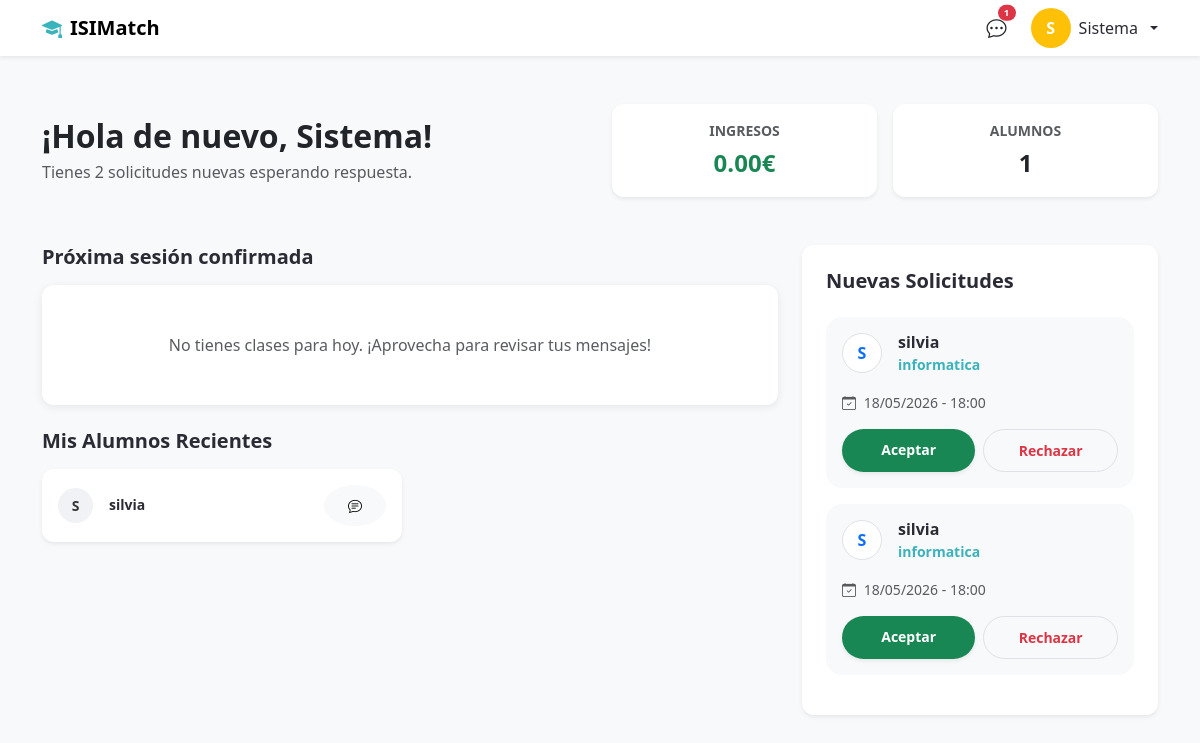
/VIEWS/dashboard-profesor.php (signed in), run on the app's committed database.
### tables this page shows
CREATE TABLE `usuarios` (
  `id` int(11) NOT NULL,
  `nombre` varchar(50) NOT NULL,
  `apellidos` varchar(50) NOT NULL,
  `email` varchar(100) NOT NULL,
  `password_hash` varchar(255) NOT NULL,
  `telefono` varchar(20) DEFAULT NULL,
  `rol` enum('alumno','profesor') NOT NULL,
  `anio_nacimiento` int(11) DEFAULT NULL,
  `fecha_registro` timestamp NOT NULL DEFAULT current_timestamp()
);

CREATE TABLE `clases` (
  `id` int(11) NOT NULL,
  `profesor_id` int(11) NOT NULL,
  `alumno_id` int(11) NOT NULL,
  `materia_nombre_manual` varchar(100) NOT NULL,
  `fecha_hora` datetime NOT NULL,
  `duracion_minutos` int(11) DEFAULT 60,
  `precio_total` decimal(10,2) DEFAULT NULL,
  `estado` enum('pendiente','aceptada','rechazada','completada') DEFAULT 'pendiente',
  `link_aula` varchar(255) DEFAULT NULL,
  `fecha_creacion` timestamp NOT NULL DEFAULT current_timestamp()
);

### VIEWS/dashboard-profesor.php (the view, shortened to what this page needs)
<?php
include '../PHP/conexion.php';
$profesor_id = $_SESSION['usuario_id'];
$sql_proxima = "SELECT c.*, u.nombre, u.apellidos
                FROM clases c
                JOIN usuarios u ON c.alumno_id = u.id
                WHERE c.profesor_id = '$profesor_id' AND c.estado = 'aceptada' AND c.fecha_hora > NOW()
                ORDER BY c.fecha_hora ASC LIMIT 1";
$res_proxima = $conn->query($sql_proxima);
$proxima = $res_proxima->fetch_assoc();
$sql_pendientes = "SELECT c.*, u.nombre, u.apellidos
                   FROM clases c
                   JOIN usuarios u ON c.alumno_id = u.id
                   WHERE c.profesor_id = '$profesor_id' AND c.estado = 'pendiente'
                   ORDER BY c.fecha_hora ASC";
$res_pendientes = $conn->query($sql_pendientes);
$sql_stats = "SELECT
                (SELECT SUM(precio_total) FROM clases WHERE profesor_id = '$profesor_id' AND estado = 'completada') as ingresos,
                (SELECT COUNT(DISTINCT alumno_id) FROM clases WHERE profesor_id = '$profesor_id') as alumnos,
                (SELECT COUNT(*) FROM mensajes WHERE destinatario_id = '$profesor_id' AND leido = 0) as msjs_nuevos";
$res_stats = $conn->query($sql_stats);
$stats = $res_stats->fetch_assoc();
$sql_alumnos = "SELECT DISTINCT u.id, u.nombre, u.apellidos
                FROM usuarios u
                JOIN clases c ON u.id = c.alumno_id
                WHERE c.profesor_id = '$profesor_id'
                ORDER BY c.fecha_hora DESC LIMIT 4";
$res_alumnos = $conn->query($sql_alumnos);
$nombre_usuario = htmlspecialchars($_SESSION['nombre']);
$inicial = strtoupper(substr($nombre_usuario, 0, 1));
?>
<!doctype html>
<html lang="es">
<head>
    <link href="https://cdn.jsdelivr.net/npm/bootstrap@5.3.0/dist/css/bootstrap.min.css" rel="stylesheet" />
    <link href="https://cdn.jsdelivr.net/npm/bootstrap-icons@1.10.0/font/bootstrap-icons.css" rel="stylesheet" />
    <link rel="stylesheet" href="../CSS/style.css" />
</head>
<body class="bg-light">
    <nav class="navbar navbar-expand-lg bg-white shadow-sm sticky-top">
      <div class="container">
        <a class="navbar-brand fw-bold d-flex align-items-center gap-2" href="../index.php">
          <i class="bi bi-mortarboard-fill text-primary-custom"></i> ISIMatch
        </a>
        <div class="ms-auto d-flex align-items-center gap-3">
            <a href="mensajes.php" class="text-dark position-relative me-2">
                <i class="bi bi-chat-dots fs-5"></i>
                <?php if($stats['msjs_nuevos'] > 0): ?>
                    <span class="position-absolute top-0 start-100 translate-middle badge rounded-pill bg-danger" style="font-size: 0.6rem;">
                        <?php echo $stats['msjs_nuevos']; ?>
                    </span>
                <?php endif; ?>
            </a>
            <div class="dropdown">
              <a class="nav-link dropdown-toggle d-flex align-items-center gap-2" href="#" role="button" data-bs-toggle="dropdown">
                <div class="rounded-circle bg-warning text-white d-flex align-items-center justify-content-center fw-bold" style="width:40px; height:40px;"><?php echo $inicial; ?></div>
                <span class="d-none d-md-inline"><?php echo $nombre_usuario; ?></span>
              </a>
            </div>
        </div>
      </div>
    </nav>
    <main class="container my-5">
      <header class="row g-4 align-items-center mb-5">
        <div class="col-md-6">
          <h2 class="fw-bold text-dark mb-1">¡Hola de nuevo, <?php echo $nombre_usuario; ?>!</h2>
          <p class="text-muted mb-0">Tienes <?php echo $res_pendientes->num_rows; ?> solicitudes nuevas esperando respuesta.</p>
        </div>
        <div class="col-md-6">
            <div class="row g-3">
                <div class="col-6">
                    <div class="card p-3 border-0 shadow-sm text-center rounded-4">
                        <small class="text-muted fw-bold d-block mb-1">INGRESOS</small>
                        <span class="fw-bold text-success fs-4"><?php echo number_format($stats['ingresos'] ?? 0, 2); ?>€</span>
                    </div>
                </div>
                <div class="col-6">
                    <div class="card p-3 border-0 shadow-sm text-center rounded-4">
                        <small class="text-muted fw-bold d-block mb-1">ALUMNOS</small>
                        <span class="fw-bold text-dark fs-4"><?php echo $stats['alumnos'] ?? 0; ?></span>
                    </div>
                </div>
            </div>
        </div>
      </header>
      <div class="row g-4">
        <section class="col-lg-8">
          <h5 class="fw-bold mb-3">Próxima sesión confirmada</h5>
          <?php if($proxima): ?>
            <article class="card card-custom p-4 mb-4 border-start border-5 border-primary shadow-sm border-0 rounded-4 bg-white">
                <div class="d-flex justify-content-between align-items-center flex-wrap gap-3">
                  <div>
                    <span class="badge bg-primary bg-opacity-10 text-primary mb-2 fw-bold">FECHA CONFIRMADA</span>
                    <h4 class="mb-1 fw-bold"><?php echo htmlspecialchars($proxima['materia_nombre_manual']); ?></h4>
                    <p class="text-muted mb-0 small">
                        <i class="bi bi-person-circle me-1"></i> Alumno: <?php echo htmlspecialchars($proxima['nombre'] . " " . $proxima['apellidos']); ?>
                    </p>
                    <p class="text-muted mb-0 small">
                        <i class="bi bi-clock me-1"></i> <?php echo date('d M, H:i', strtotime($proxima['fecha_hora'])); ?> (<?php echo $proxima['duracion_minutos']; ?> min)
                    </p>
                  </div>
                  <a href="videollamada.php?id=<?php echo $proxima['id']; ?>" class="btn btn-primary-custom px-4 py-2 rounded-pill fw-bold">ENTRAR AL AULA</a>
                </div>
            </article>
          <?php else: ?>
            <div class="card border-dashed p-5 text-center rounded-4 mb-4 bg-white">
                <p class="text-muted mb-0">No tienes clases para hoy. ¡Aprovecha para revisar tus mensajes!</p>
            </div>
          <?php endif; ?>
          <h5 class="fw-bold mb-3 mt-4">Mis Alumnos Recientes</h5>
          <div class="row g-3 mb-4">
              <?php while($alum = $res_alumnos->fetch_assoc()): ?>
              <div class="col-sm-6">
                  <div class="card border-0 shadow-sm p-3 rounded-4 bg-white">
                      <div class="d-flex align-items-center gap-3">
                          <div class="avatar-inicial small" style="background:#f0f2f5; color:#333; font-weight:bold; width:35px; height:35px; display:flex; align-items:center; justify-content:center; border-radius:50%;">
                              <?php echo strtoupper(substr($alum['nombre'], 0, 1)); ?>
                          </div>
                          <div class="flex-grow-1">
                              <h6 class="mb-0 fw-bold small"><?php echo htmlspecialchars($alum['nombre'] . " " . $alum['apellidos']); ?></h6>
                          </div>
                          <a href="mensajes.php?con=<?php echo $alum['id']; ?>" class="btn btn-light btn-sm rounded-circle"><i class="bi bi-chat-text"></i></a>
                      </div>
                  </div>
              </div>
              <?php endwhile; ?>
          </div>
        </section>
        <aside class="col-lg-4">
          <div class="card card-custom p-4 shadow-sm border-0 rounded-4 bg-white">
            <h5 class="fw-bold mb-4">Nuevas Solicitudes</h5>
            <?php if($res_pendientes->num_rows > 0): ?>
                <?php while($sol = $res_pendientes->fetch_assoc()): ?>
                    <div class="solicitud p-3 bg-light border-0 rounded-4 mb-3">
                      <div class="d-flex gap-3 mb-3">
                        <div class="rounded-circle bg-white text-primary d-flex align-items-center justify-content-center fw-bold border" style="width:40px; height:40px;">
                            <?php echo strtoupper(substr($sol['nombre'], 0, 1)); ?>
                        </div>
                        <div>
                            <h6 class="mb-0 fw-bold"><?php echo htmlspecialchars($sol['nombre']); ?></h6>
                            <small class="text-primary-custom fw-bold"><?php echo htmlspecialchars($sol['materia_nombre_manual']); ?></small>
                        </div>
                      </div>
                      <p class="small text-muted mb-3"><i class="bi bi-calendar-check me-1"></i> <?php echo date('d/m/Y - H:i', strtotime($sol['fecha_hora'])); ?></p>
                      <div class="d-flex gap-2">
                        <a href="../PHP/gestionar_clase.php?id=<?php echo $sol['id']; ?>&accion=aceptar" class="btn btn-success btn-sm w-100 rounded-pill fw-bold shadow-sm">Aceptar</a>
                        <a href="../PHP/gestionar_clase.php?id=<?php echo $sol['id']; ?>&accion=rechazar" class="btn btn-white btn-sm w-100 rounded-pill border text-danger small">Rechazar</a>
                      </div>
                    </div>
                <?php endwhile; ?>
            <?php endif; ?>
          </div>
        </aside>
      </div>
    </main>
</body>
</html>

### CSS/style.css (style rules this page uses)
:root { --primary-color: #3bb3bd; --primary-hover: #2da1ab; --secondary-color: #ffc947; --text-dark: #2b2b35; --text-muted: #6f757b; --bg-light: #f5f7f9; --white: #ffffff; --shadow-sm: 0 2px 8px rgba(0, 0, 0, 0.08); --shadow-md: 0 4px 16px rgba(0, 0, 0, 0.12); --radius: 12px; }
body { font-family: "Segoe UI", Roboto, Helvetica, Arial, sans-serif; color: var(--text-dark); background-color: var(--bg-light); }
h1, h2, h3, h4, h5, h6 { font-weight: 700; color: var(--text-dark); }
.text-primary-custom { color: var(--primary-color); }
.btn { border-radius: 8px; font-weight: 600; padding: 10px 24px; transition: all 0.3s ease; border: none; }
.card, .card-custom { background-color: var(--white); border: none !important; border-radius: var(--radius) !important; box-shadow: var(--shadow-sm); transition: transform 0.3s ease, box-shadow 0.3s ease; }
.navbar { background-color: var(--white) !important; box-shadow: 0 2px 4px rgba(0, 0, 0, 0.05); }

### data on the page
usuarios: nombre "S", nombre+apellidos "silvia"
clases: alumno.nombre "S", alumno.nombre "silvia", materia_nombre_manual "informatica", fecha_hora "18/05/2026 - 18:00"
clases: alumno.nombre "S", alumno.nombre "silvia", materia_nombre_manual "informatica", fecha_hora "18/05/2026 - 18:00"

### other printed values
$stats['msjs_nuevos'] "1"
$inicial "S"
$nombre_usuario "Sistema"
$res_pendientes->num_rows "2"
$stats['ingresos'] "0.00"
$stats['alumnos'] "1"
